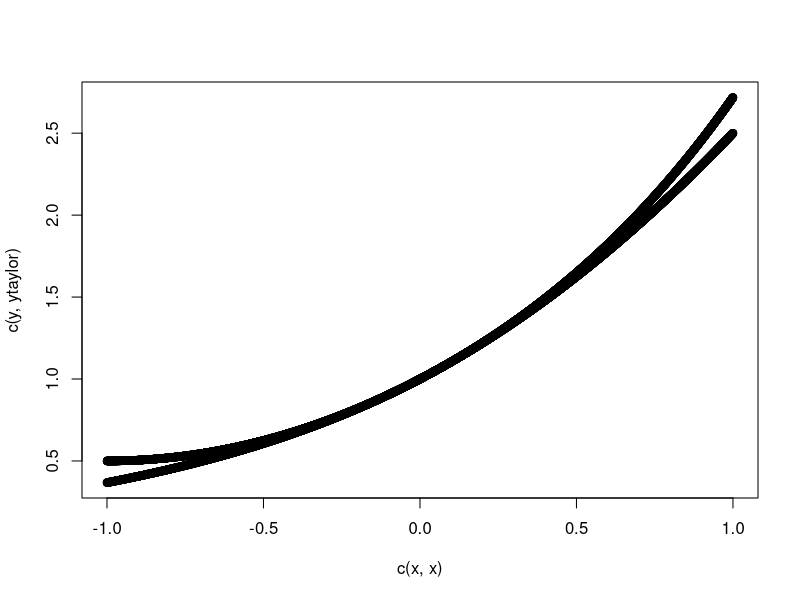

Recreate this plot in R.
taylorexp <- function(x,n){
  r=numeric(length(x))+1
  for(i in 1:n){
    r = r + (x^i)/factorial(i)
  }
  return(r)
}
x<-1:10000
x<-x/5000-1
y <- exp(x)
ytaylor <- taylorexp(x,2) 
plot(c(x,x),c(y,ytaylor))
max(y-taylorexp(x,2))
max(y-taylorexp(x,3))
max(y-taylorexp(x,20))
    
